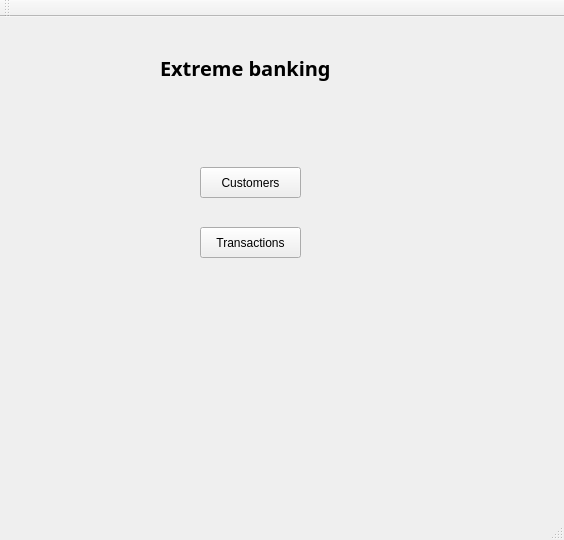
<?xml version="1.0" encoding="UTF-8"?>
<ui version="4.0">
 <class>MainWindow</class>
 <widget class="QMainWindow" name="MainWindow">
  <property name="geometry">
   <rect>
    <x>0</x>
    <y>0</y>
    <width>564</width>
    <height>540</height>
   </rect>
  </property>
  <property name="windowTitle">
   <string>MainWindow</string>
  </property>
  <widget class="QWidget" name="centralWidget">
   <widget class="QPushButton" name="buttonCustomers">
    <property name="geometry">
     <rect>
      <x>200</x>
      <y>150</y>
      <width>101</width>
      <height>31</height>
     </rect>
    </property>
    <property name="text">
     <string>Customers</string>
    </property>
   </widget>
   <widget class="QLabel" name="label">
    <property name="geometry">
     <rect>
      <x>160</x>
      <y>20</y>
      <width>191</width>
      <height>61</height>
     </rect>
    </property>
    <property name="font">
     <font>
      <family>Waree</family>
      <pointsize>15</pointsize>
      <weight>75</weight>
      <bold>true</bold>
     </font>
    </property>
    <property name="text">
     <string>Extreme banking</string>
    </property>
   </widget>
   <widget class="QPushButton" name="pushButton">
    <property name="geometry">
     <rect>
      <x>200</x>
      <y>210</y>
      <width>101</width>
      <height>31</height>
     </rect>
    </property>
    <property name="text">
     <string>Transactions</string>
    </property>
   </widget>
   <zorder>label</zorder>
   <zorder>pushButton</zorder>
   <zorder>buttonCustomers</zorder>
  </widget>
  <widget class="QMenuBar" name="menuBar">
   <property name="geometry">
    <rect>
     <x>0</x>
     <y>0</y>
     <width>564</width>
     <height>22</height>
    </rect>
   </property>
  </widget>
  <widget class="QToolBar" name="mainToolBar">
   <attribute name="toolBarArea">
    <enum>TopToolBarArea</enum>
   </attribute>
   <attribute name="toolBarBreak">
    <bool>false</bool>
   </attribute>
  </widget>
  <widget class="QStatusBar" name="statusBar"/>
 </widget>
 <layoutdefault spacing="6" margin="11"/>
 <resources/>
 <connections/>
</ui>
